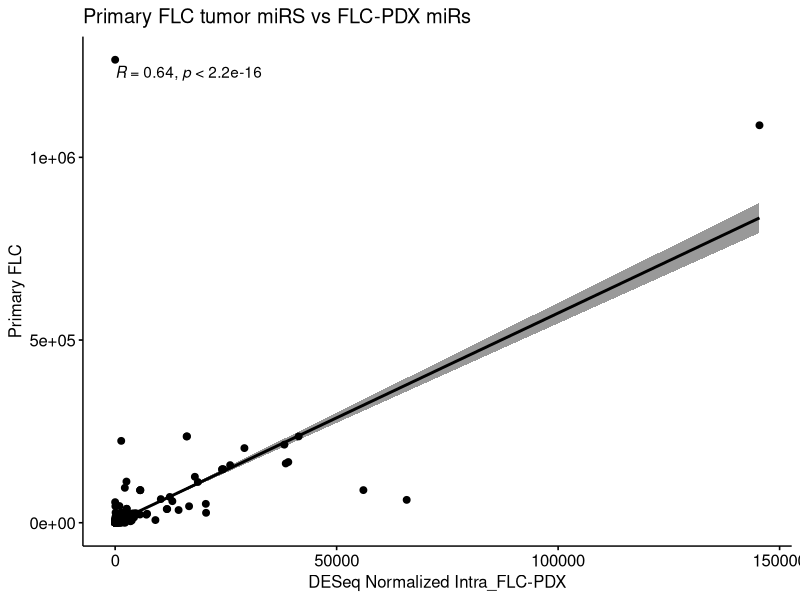
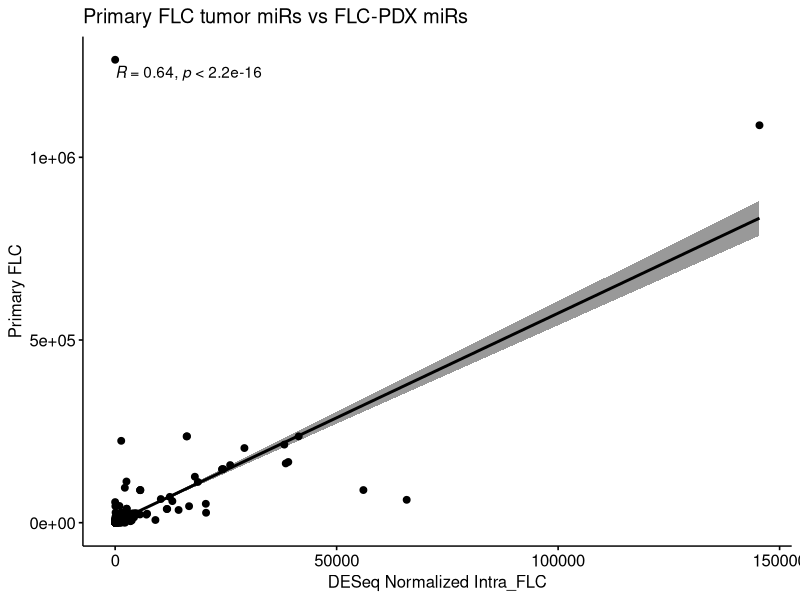
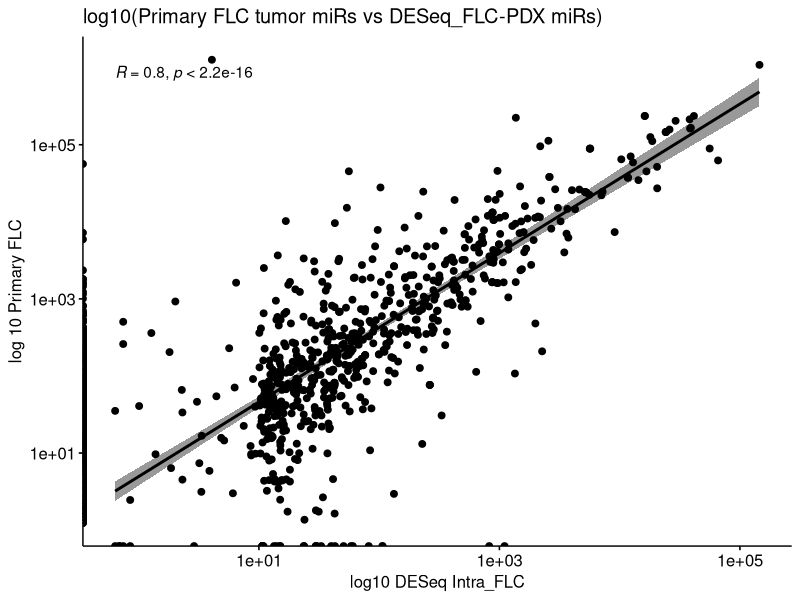
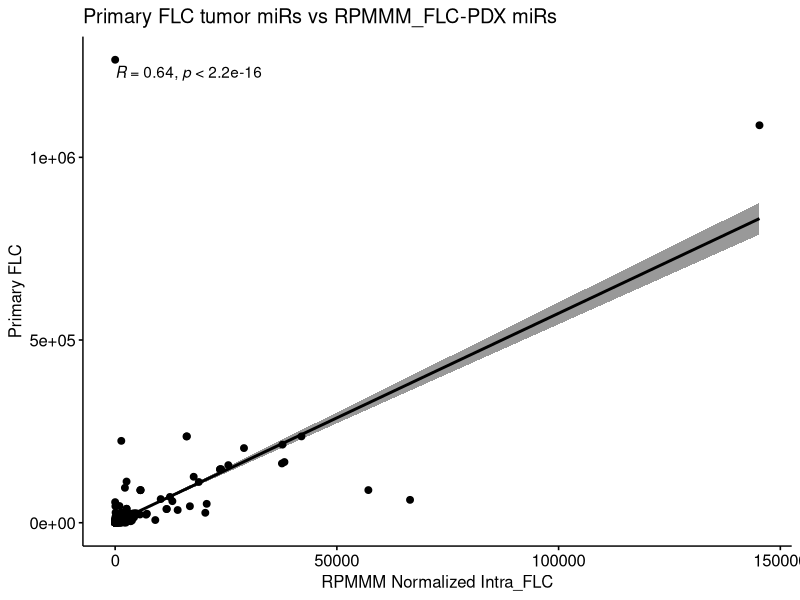
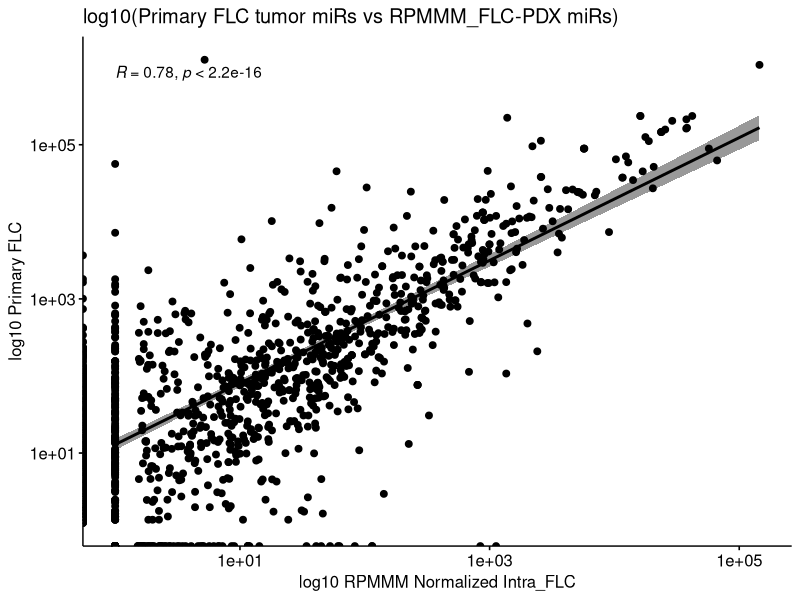

These charts were generated, in order, by the following R code:
## ---- chunk 1
knitr::opts_chunk$set(echo = TRUE)
## ---- chunk 2
library(dplyr)
library(ggpubr) 
library(tibble)
## ---- chunk 3
flc.intra.deseq <- read.csv("FLC-PDX_DESeq_miRs.csv")
flc.pri <- read.csv("PRI-mIRs.csv")
flc.intra.rpmmm <- read.csv("FLC-PDX_RPMMM_miRs.csv")
## ---- chunk 4
flc.combined.deseq <- full_join(flc.intra.deseq, flc.pri, by = "miR")
flc.combined.deseq[is.na(flc.combined.deseq)] <- 0
## ---- chunk 5
p <- ggscatter(flc.combined.deseq, x = "avg_Intra_FLC", y = "avg_PRI", 
          add = "reg.line", conf.int = TRUE, 
          cor.coef = TRUE, cor.method = "pearson",
          xlab = "DESeq Normalized Intra_FLC-PDX", ylab = "Primary FLC", title = "Primary FLC tumor miRS vs FLC-PDX miRs")

p
## ---- chunk 6
flc.combined.deseq <- column_to_rownames(flc.combined.deseq, var = "miR")
flc.clean <- flc.combined.deseq[rowSums(flc.combined.deseq[])>0,]
## ---- chunk 7
p2 <- ggscatter(flc.clean, x = "avg_Intra_FLC", y = "avg_PRI", 
          add = "reg.line", conf.int = TRUE, 
          cor.coef = TRUE, cor.method = "pearson",
          xlab = "DESeq Normalized Intra_FLC", ylab = "Primary FLC", title = "Primary FLC tumor miRs vs FLC-PDX miRs") 

p3 <- ggscatter(flc.clean, x = "avg_Intra_FLC", y = "avg_PRI", 
          add = "reg.line", conf.int = TRUE, 
          cor.coef = TRUE, cor.method = "pearson",
          xlab = "log10 DESeq Intra_FLC", ylab = "log 10 Primary FLC", title = "log10(Primary FLC tumor miRs vs DESeq_FLC-PDX miRs)") +
  scale_x_log10() +
  scale_y_log10()

p2
p3
## ---- chunk 8
flc.combined.rpmmm <- full_join(flc.intra.rpmmm, flc.pri, by = "miR")
flc.combined.rpmmm[is.na(flc.combined.rpmmm)] <- 0
flc.combined.rpmmm <- column_to_rownames(flc.combined.rpmmm, var = "miR")
flc.clean.rpmmm <- flc.combined.rpmmm[rowSums(flc.combined.rpmmm[])>0,]
## ---- chunk 9
p4 <- ggscatter(flc.clean.rpmmm, x = "AVG_Intra_FLC", y = "avg_PRI", 
          add = "reg.line", conf.int = TRUE, 
          cor.coef = TRUE, cor.method = "pearson",
          xlab = "RPMMM Normalized Intra_FLC", ylab = "Primary FLC", title = "Primary FLC tumor miRs vs RPMMM_FLC-PDX miRs") 

p5 <- ggscatter(flc.clean.rpmmm, x = "AVG_Intra_FLC", y = "avg_PRI", 
          add = "reg.line", conf.int = TRUE, 
          cor.coef = TRUE, cor.method = "pearson",
          xlab = "log10 RPMMM Normalized Intra_FLC", ylab = "log10 Primary FLC", title = "log10(Primary FLC tumor miRs vs RPMMM_FLC-PDX miRs)") +
  scale_x_log10() +
  scale_y_log10()
  
p4
p5
## ---- chunk 10

